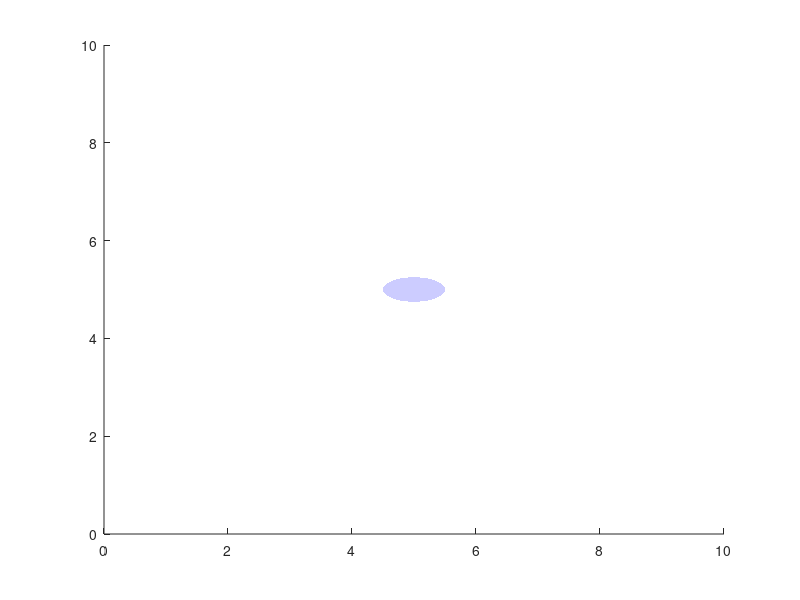

The MATLAB source for this figure:
x0=5;
y0=5;

Xradius=0.50;
Yradius=0.25;

t=0:0.01:2*pi;
x=x0+Xradius*cos(t);
y=y0+Yradius*sin(t);

myColor='b';
myTransparency=0.2;

CH = patch(x,y,myColor);
set(CH,'facealpha',myTransparency,'edgecolor',myColor,'EdgeColor','none');
set(gca,'Xlim',[0 10])
set(gca,'Ylim',[0 10])
